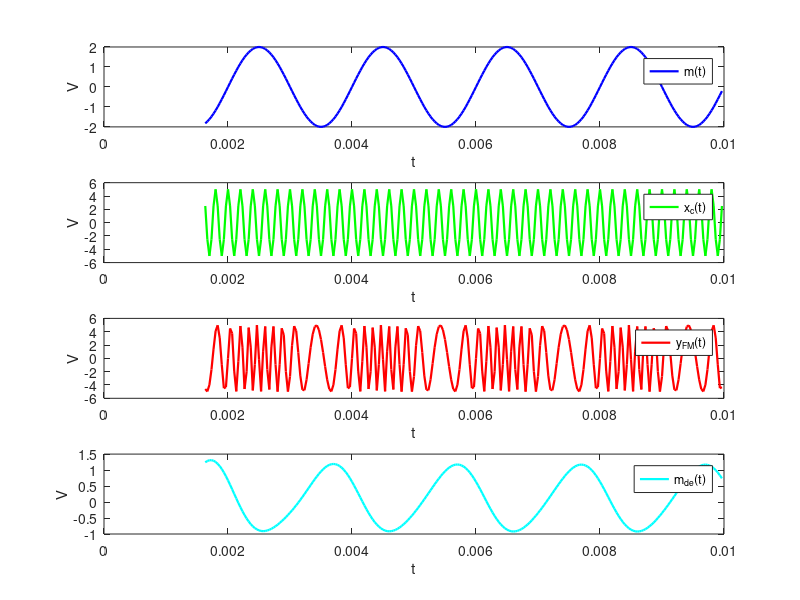

Recreate this plot in MATLAB.
clc; clear; close all;
ts = 1/30000; % Thoi gian lay mau
fs = 1/ts;
t = 0:ts:0.2;
% ============== Thong tin ==========
Vm = 2; fm = 500;
mt = Vm*sin(2*pi*fm*t);

% ============== Song mang ==========

Vc = 5; fc = 5000; omegac = 2*pi*fc;
xct = Vc*cos(omegac*t);
% ============== ?? Nhay tan so =====
kf = 1500;
% ============== Dieu che FM ========`
yFM = zeros(1,length(t));
for i = 1:length(t)
to = 0:ts:t(i);
mt = Vm*sin(2*pi*fm*to);
TP = sum(mt)*ts;
yFM(i) = Vc*sin(omegac*t(i)+2*pi*kf*TP);
end
yFM;
% ========= Giai dieu che FM =======
yFM_dh = diff(yFM); % Dao ham
yFM_bp = yFM_dh.^2; % Binh phuong
fc = 1050; % T?n s? c?t
[b,a] = butter(12, fc/(fs/2));
mDem = filter( b, a, yFM_bp);% Loc thap qua
mDem = (mDem -12.5)/12.5; % Can chinh bien
% ============== ?? th? =============
startp = 50;
endp = 300;
figure(1)
subplot(4,1,1)
plot(t(startp:endp),mt(startp:endp),'b-','linewidth',1.6); hold on;
legend('m(t)');
xlabel('t'); ylabel('V');
subplot(4,1,2)
plot(t(startp:endp),xct(startp:endp),'g-','linewidth',1.6); hold on;
legend('x_c(t)');
xlabel('t'); ylabel('V');
subplot(4,1,3)
plot(t(startp:endp),yFM(startp:endp),'r-','linewidth',1.6); hold on;
legend('y_{FM}(t)');
xlabel('t'); ylabel('V');
subplot(4,1,4)
plot(t(startp:endp),mDem(startp:endp),'c-','linewidth',1.6); hold on;
legend('m_{de}(t)');
xlabel('t'); ylabel('V');